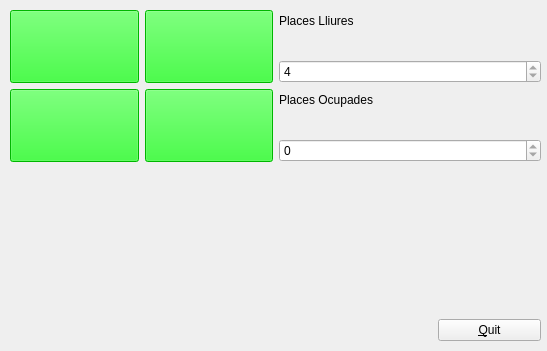
<?xml version="1.0" encoding="UTF-8"?>
<ui version="4.0">
 <class>myForm</class>
 <widget class="QWidget" name="myForm">
  <property name="enabled">
   <bool>true</bool>
  </property>
  <property name="geometry">
   <rect>
    <x>0</x>
    <y>0</y>
    <width>547</width>
    <height>351</height>
   </rect>
  </property>
  <property name="sizePolicy">
   <sizepolicy hsizetype="Expanding" vsizetype="Expanding">
    <horstretch>0</horstretch>
    <verstretch>0</verstretch>
   </sizepolicy>
  </property>
  <property name="minimumSize">
   <size>
    <width>547</width>
    <height>351</height>
   </size>
  </property>
  <property name="windowTitle">
   <string>Form</string>
  </property>
  <widget class="QWidget" name="layoutWidget">
   <property name="geometry">
    <rect>
     <x>10</x>
     <y>10</y>
     <width>531</width>
     <height>331</height>
    </rect>
   </property>
   <layout class="QVBoxLayout" name="verticalLayout">
    <property name="sizeConstraint">
     <enum>QLayout::SetNoConstraint</enum>
    </property>
    <item>
     <layout class="QHBoxLayout" name="horizontalLayout">
      <item>
       <layout class="QVBoxLayout" name="verticalLayoutButtons">
        <item>
         <layout class="QHBoxLayout" name="horizontal1">
          <item>
           <widget class="myButton" name="button1">
            <property name="sizePolicy">
             <sizepolicy hsizetype="Expanding" vsizetype="Expanding">
              <horstretch>0</horstretch>
              <verstretch>0</verstretch>
             </sizepolicy>
            </property>
            <property name="styleSheet">
             <string notr="true">background-color: rgb(0, 255, 0);</string>
            </property>
            <property name="text">
             <string/>
            </property>
            <property name="iconSize">
             <size>
              <width>16</width>
              <height>16</height>
             </size>
            </property>
           </widget>
          </item>
          <item>
           <widget class="myButton" name="button2">
            <property name="sizePolicy">
             <sizepolicy hsizetype="Expanding" vsizetype="Expanding">
              <horstretch>0</horstretch>
              <verstretch>0</verstretch>
             </sizepolicy>
            </property>
            <property name="styleSheet">
             <string notr="true">background-color: rgb(0, 255, 0);</string>
            </property>
            <property name="text">
             <string/>
            </property>
           </widget>
          </item>
         </layout>
        </item>
        <item>
         <layout class="QHBoxLayout" name="horizontal2">
          <item>
           <widget class="myButton" name="button3">
            <property name="sizePolicy">
             <sizepolicy hsizetype="Expanding" vsizetype="Expanding">
              <horstretch>0</horstretch>
              <verstretch>0</verstretch>
             </sizepolicy>
            </property>
            <property name="styleSheet">
             <string notr="true">background-color: rgb(0, 255, 0);</string>
            </property>
            <property name="text">
             <string/>
            </property>
           </widget>
          </item>
          <item>
           <widget class="myButton" name="button4">
            <property name="sizePolicy">
             <sizepolicy hsizetype="Expanding" vsizetype="Expanding">
              <horstretch>0</horstretch>
              <verstretch>0</verstretch>
             </sizepolicy>
            </property>
            <property name="styleSheet">
             <string notr="true">background-color: rgb(0, 255, 0);</string>
            </property>
            <property name="text">
             <string/>
            </property>
           </widget>
          </item>
         </layout>
        </item>
       </layout>
      </item>
      <item>
       <layout class="QVBoxLayout" name="verticalLayoutSpins">
        <item>
         <layout class="QVBoxLayout" name="verticalLayout1">
          <item>
           <widget class="QLabel" name="labelFree">
            <property name="sizePolicy">
             <sizepolicy hsizetype="Expanding" vsizetype="Expanding">
              <horstretch>0</horstretch>
              <verstretch>0</verstretch>
             </sizepolicy>
            </property>
            <property name="text">
             <string>Places Lliures</string>
            </property>
           </widget>
          </item>
          <item>
           <spacer name="verticalSpacer">
            <property name="orientation">
             <enum>Qt::Vertical</enum>
            </property>
            <property name="sizeHint" stdset="0">
             <size>
              <width>20</width>
              <height>13</height>
             </size>
            </property>
           </spacer>
          </item>
          <item>
           <widget class="QSpinBox" name="spinFree">
            <property name="enabled">
             <bool>true</bool>
            </property>
            <property name="sizePolicy">
             <sizepolicy hsizetype="Expanding" vsizetype="Expanding">
              <horstretch>0</horstretch>
              <verstretch>0</verstretch>
             </sizepolicy>
            </property>
            <property name="readOnly">
             <bool>true</bool>
            </property>
            <property name="maximum">
             <number>4</number>
            </property>
            <property name="value">
             <number>4</number>
            </property>
           </widget>
          </item>
         </layout>
        </item>
        <item>
         <layout class="QVBoxLayout" name="verticalLayout2">
          <item>
           <widget class="QLabel" name="labelBusy">
            <property name="sizePolicy">
             <sizepolicy hsizetype="Expanding" vsizetype="Expanding">
              <horstretch>0</horstretch>
              <verstretch>0</verstretch>
             </sizepolicy>
            </property>
            <property name="text">
             <string>Places Ocupades</string>
            </property>
           </widget>
          </item>
          <item>
           <spacer name="verticalSpacer_2">
            <property name="orientation">
             <enum>Qt::Vertical</enum>
            </property>
            <property name="sizeHint" stdset="0">
             <size>
              <width>20</width>
              <height>13</height>
             </size>
            </property>
           </spacer>
          </item>
          <item>
           <widget class="QSpinBox" name="spinBusy">
            <property name="enabled">
             <bool>true</bool>
            </property>
            <property name="sizePolicy">
             <sizepolicy hsizetype="Expanding" vsizetype="Expanding">
              <horstretch>0</horstretch>
              <verstretch>0</verstretch>
             </sizepolicy>
            </property>
            <property name="readOnly">
             <bool>true</bool>
            </property>
            <property name="maximum">
             <number>4</number>
            </property>
           </widget>
          </item>
         </layout>
        </item>
       </layout>
      </item>
     </layout>
    </item>
    <item>
     <spacer name="verticalSpacer_3">
      <property name="orientation">
       <enum>Qt::Vertical</enum>
      </property>
      <property name="sizeHint" stdset="0">
       <size>
        <width>20</width>
        <height>78</height>
       </size>
      </property>
     </spacer>
    </item>
    <item>
     <layout class="QHBoxLayout" name="horizontalLayout_2">
      <item>
       <spacer name="horizontalSpacer">
        <property name="orientation">
         <enum>Qt::Horizontal</enum>
        </property>
        <property name="sizeHint" stdset="0">
         <size>
          <width>428</width>
          <height>20</height>
         </size>
        </property>
       </spacer>
      </item>
      <item>
       <widget class="QPushButton" name="buttonQuit">
        <property name="sizePolicy">
         <sizepolicy hsizetype="Expanding" vsizetype="Maximum">
          <horstretch>0</horstretch>
          <verstretch>0</verstretch>
         </sizepolicy>
        </property>
        <property name="text">
         <string>&amp;Quit</string>
        </property>
       </widget>
      </item>
     </layout>
    </item>
   </layout>
  </widget>
 </widget>
 <customwidgets>
  <customwidget>
   <class>myButton</class>
   <extends>QPushButton</extends>
   <header>myButton.h</header>
   <slots>
    <slot>changeColor()</slot>
   </slots>
  </customwidget>
 </customwidgets>
 <resources/>
 <connections>
  <connection>
   <sender>buttonQuit</sender>
   <signal>clicked()</signal>
   <receiver>myForm</receiver>
   <slot>close()</slot>
   <hints>
    <hint type="sourcelabel">
     <x>498</x>
     <y>331</y>
    </hint>
    <hint type="destinationlabel">
     <x>273</x>
     <y>175</y>
    </hint>
   </hints>
  </connection>
  <connection>
   <sender>button1</sender>
   <signal>clicked()</signal>
   <receiver>button1</receiver>
   <slot>changeColor()</slot>
   <hints>
    <hint type="sourcelabel">
     <x>77</x>
     <y>47</y>
    </hint>
    <hint type="destinationlabel">
     <x>77</x>
     <y>47</y>
    </hint>
   </hints>
  </connection>
  <connection>
   <sender>button4</sender>
   <signal>clicked()</signal>
   <receiver>button4</receiver>
   <slot>changeColor()</slot>
   <hints>
    <hint type="sourcelabel">
     <x>239</x>
     <y>134</y>
    </hint>
    <hint type="destinationlabel">
     <x>213</x>
     <y>142</y>
    </hint>
   </hints>
  </connection>
  <connection>
   <sender>button2</sender>
   <signal>clicked()</signal>
   <receiver>button2</receiver>
   <slot>changeColor()</slot>
   <hints>
    <hint type="sourcelabel">
     <x>208</x>
     <y>47</y>
    </hint>
    <hint type="destinationlabel">
     <x>208</x>
     <y>47</y>
    </hint>
   </hints>
  </connection>
  <connection>
   <sender>button3</sender>
   <signal>clicked()</signal>
   <receiver>button3</receiver>
   <slot>changeColor()</slot>
   <hints>
    <hint type="sourcelabel">
     <x>77</x>
     <y>121</y>
    </hint>
    <hint type="destinationlabel">
     <x>77</x>
     <y>121</y>
    </hint>
   </hints>
  </connection>
  <connection>
   <sender>button1</sender>
   <signal>clicked(bool)</signal>
   <receiver>spinFree</receiver>
   <slot>stepDown()</slot>
   <hints>
    <hint type="sourcelabel">
     <x>77</x>
     <y>47</y>
    </hint>
    <hint type="destinationlabel">
     <x>408</x>
     <y>70</y>
    </hint>
   </hints>
  </connection>
  <connection>
   <sender>button1</sender>
   <signal>clicked(bool)</signal>
   <receiver>spinBusy</receiver>
   <slot>stepUp()</slot>
   <hints>
    <hint type="sourcelabel">
     <x>77</x>
     <y>47</y>
    </hint>
    <hint type="destinationlabel">
     <x>408</x>
     <y>144</y>
    </hint>
   </hints>
  </connection>
  <connection>
   <sender>button2</sender>
   <signal>clicked(bool)</signal>
   <receiver>spinFree</receiver>
   <slot>stepDown()</slot>
   <hints>
    <hint type="sourcelabel">
     <x>208</x>
     <y>47</y>
    </hint>
    <hint type="destinationlabel">
     <x>408</x>
     <y>70</y>
    </hint>
   </hints>
  </connection>
  <connection>
   <sender>button2</sender>
   <signal>clicked(bool)</signal>
   <receiver>spinBusy</receiver>
   <slot>stepUp()</slot>
   <hints>
    <hint type="sourcelabel">
     <x>208</x>
     <y>47</y>
    </hint>
    <hint type="destinationlabel">
     <x>408</x>
     <y>144</y>
    </hint>
   </hints>
  </connection>
  <connection>
   <sender>button3</sender>
   <signal>clicked(bool)</signal>
   <receiver>spinFree</receiver>
   <slot>stepDown()</slot>
   <hints>
    <hint type="sourcelabel">
     <x>77</x>
     <y>121</y>
    </hint>
    <hint type="destinationlabel">
     <x>408</x>
     <y>70</y>
    </hint>
   </hints>
  </connection>
  <connection>
   <sender>button3</sender>
   <signal>clicked(bool)</signal>
   <receiver>spinBusy</receiver>
   <slot>stepUp()</slot>
   <hints>
    <hint type="sourcelabel">
     <x>77</x>
     <y>121</y>
    </hint>
    <hint type="destinationlabel">
     <x>408</x>
     <y>144</y>
    </hint>
   </hints>
  </connection>
  <connection>
   <sender>button4</sender>
   <signal>clicked(bool)</signal>
   <receiver>spinFree</receiver>
   <slot>stepDown()</slot>
   <hints>
    <hint type="sourcelabel">
     <x>208</x>
     <y>121</y>
    </hint>
    <hint type="destinationlabel">
     <x>408</x>
     <y>70</y>
    </hint>
   </hints>
  </connection>
  <connection>
   <sender>button4</sender>
   <signal>clicked(bool)</signal>
   <receiver>spinBusy</receiver>
   <slot>stepUp()</slot>
   <hints>
    <hint type="sourcelabel">
     <x>208</x>
     <y>121</y>
    </hint>
    <hint type="destinationlabel">
     <x>408</x>
     <y>144</y>
    </hint>
   </hints>
  </connection>
 </connections>
</ui>
